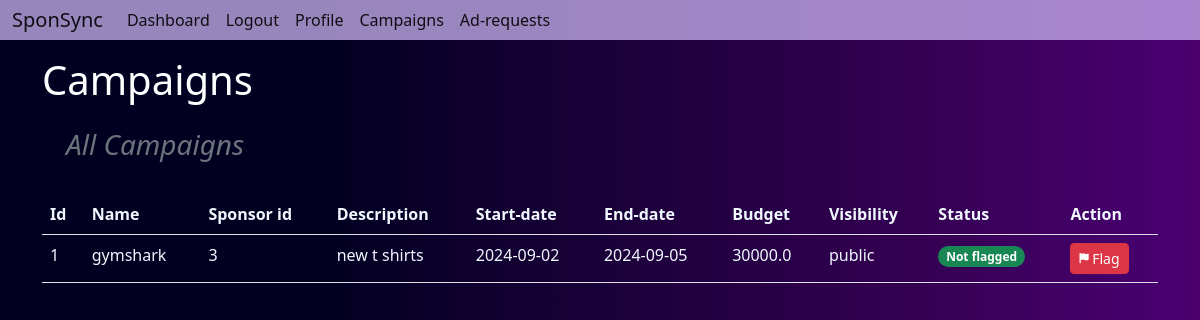
Before: /admin/campaigns (signed in) with the older database file.
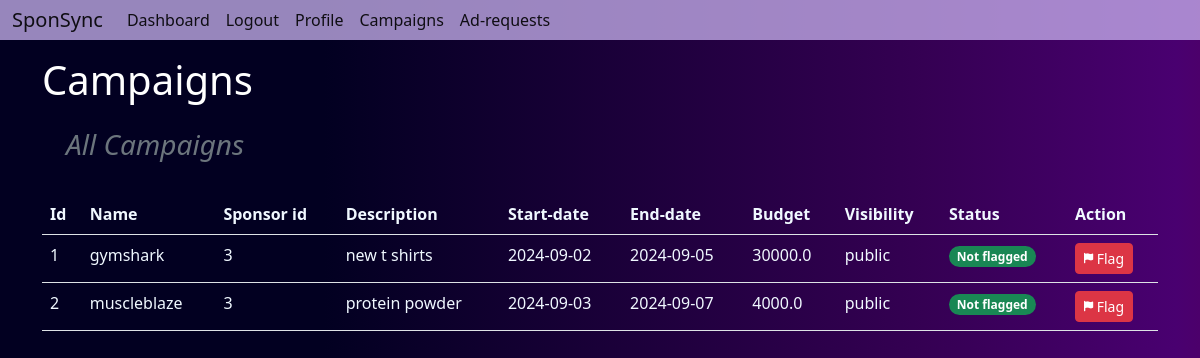
After: the same page with the newer database file.
### models.py (models this page shows)
class Campaign(db.Model):
    id = db.Column(db.Integer,primary_key=True)
    name = db.Column(db.String(30),unique=True,nullable=False)
    sponsor_id = db.Column(db.Integer,db.ForeignKey("sponsor.id"))
    description = db.Column(db.String(1000),nullable=False)
    start_date = db.Column(db.Date,nullable=False)
    end_date = db.Column(db.Date,nullable=False)
    budget = db.Column(db.Float,nullable=False)
    visibility = db.Column(db.String(10),nullable=False)
    ad_requests = db.relationship("AdRequest",backref="campaign")
    flagged = db.Column(db.Boolean,nullable=False,default=False)

### routes.py (the view)
@app.route('/admin/campaigns')
def admin_campaigns():
    user = User.query.get(session['user_id'])
    campaigns = Campaign.query.all()
    return render_template('admin/campaigns.html',campaigns=campaigns,user=user,current_date=date.today())

### templates/admin/campaigns.html (shortened to what this page needs)
{% extends 'layout.html' %}
{% block content %}
<h1 class="mt-3">Campaigns</h1>
<div class="heading m-4">
    <h3 class="text-muted"><i>All Campaigns</i></h3>
</div>
{% if campaigns | length !=0 %}
<table class="table">
    <thead>
        <tr>
            <th>Id</th>
            <th>Name</th>
            <th>Sponsor id</th>
            <th>Description</th>
            <th>Start-date</th>
            <th>End-date</th>
            <th>Budget</th>
            <th>Visibility</th>
            <th>Status</th>
            <th>Action</th>
        </tr>
    </thead>
    {% endif %}
    {% for campaign in campaigns %}
    {% if campaign.start_date <= current_date <=campaign.end_date %}
    <tr style = "background-color: rgb(59, 6, 79);">
        <td>{{ campaign.id }}</td>
        <td>{{ campaign.name }}</td>
        <td>{{ campaign.sponsor_id }}</td>
        <td>{{ campaign.description }}</td>
        <td>{{ campaign.start_date }}</td>
        <td>{{ campaign.end_date }}</td>
        <td>{{ campaign.budget }}</td>
        <td>{{ campaign.visibility }}</td>
        <td>
            {% if campaign.flagged == False %}
            <span class="badge rounded-pill text-bg-success">Not flagged</span>
            {% else %}
            <span class="badge rounded-pill text-bg-danger">Flagged</span>
            {% endif %}
        </td>
        <td>
            {% if campaign.flagged == False %}
            <a href="{{ url_for('flag_campaign',id=campaign.id) }}" class="btn btn-sm btn-danger">
                <i class="fas fa-flag fa-xs"></i>
                Flag
            </a>
            {% else %}
            <a href="{{ url_for('unflag_campaign',id=campaign.id) }}" class="btn btn-sm btn-warning">
                <i class="fas fa-bolt fa-xs"></i>
                Unflag
            </a>
            {% endif %}
        </td>
    </tr>
    {% else %}
    <tr>
        <td>{{ campaign.id }}</td>
        <td>{{ campaign.name }}</td>
        <td>{{ campaign.sponsor_id }}</td>
        <td>{{ campaign.description }}</td>
        <td>{{ campaign.start_date }}</td>
        <td>{{ campaign.end_date }}</td>
        <td>{{ campaign.budget }}</td>
        <td>{{ campaign.visibility }}</td>
        <td>
            {% if campaign.flagged == False %}
            <span class="badge rounded-pill text-bg-success">Not flagged</span>
            {% else %}
            <span class="badge rounded-pill text-bg-danger">Flagged</span>
            {% endif %}
        </td>
        <td>
            {% if campaign.flagged == False %}
            <a href="{{ url_for('flag_campaign',id=campaign.id) }}" class="btn btn-sm btn-danger">
                Flag
            </a>
            {% else %}
            <a href="{{ url_for('unflag_campaign',id=campaign.id) }}" class="btn btn-sm btn-warning">
                <i class="fas fa-bolt fa-xs"></i>
                Unflag
            </a>
            {% endif %}
        </td>
    </tr>
    {% endif %}
    {% endfor %}
    {% endblock %}

Changed rows visible on the page:
added Campaign: id "2", name "muscleblaze", sponsor_id "3", description "protein powder", start_date "2024-09-03", end_date "2024-09-07", budget "4000.0", visibility "public", flagged "Not flagged"
